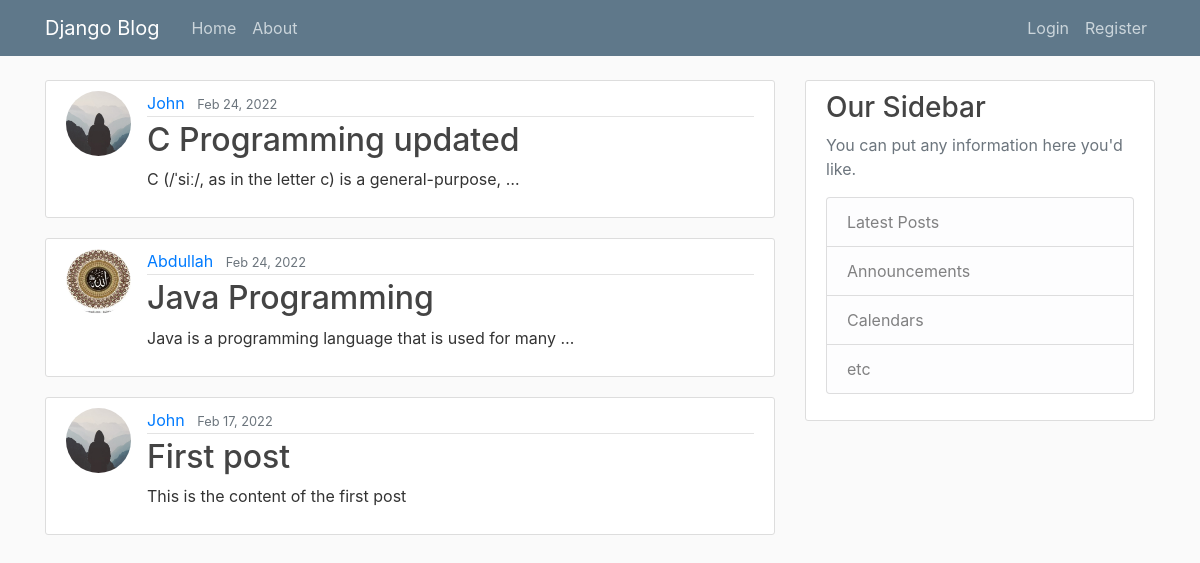
Before: / with the older database file.
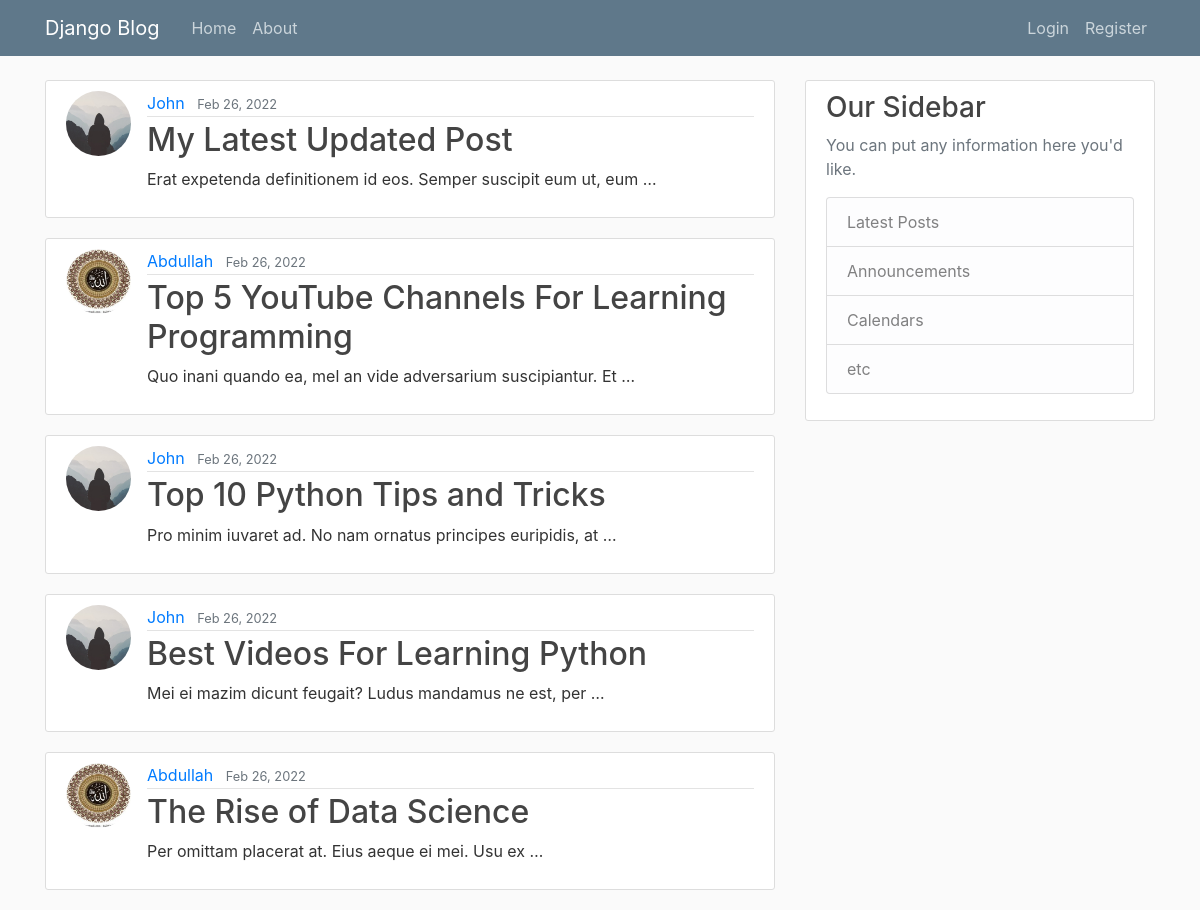
After: the same page with the newer database file.
### blog/models.py (models this page shows, shortened)
class Post(models.Model):
    title = models.CharField(max_length=100)
    content = models.TextField()
    date_posted = models.DateTimeField(default=timezone.now)
    author = models.ForeignKey(User, on_delete=models.CASCADE)
    def get_absolute_url(self):
        return reverse("blog-detail", kwargs={"pk": self.pk})

### users/models.py (models this page shows, shortened)
class Profile(models.Model):
    user = models.OneToOneField(User, on_delete=models.CASCADE)
    image = models.ImageField(default='default.jpg', upload_to='profile_pics')

### blog/views.py (the view)
# urls.py: path('', PostListView.as_view(), name='blog-home'),
class PostListView(ListView):
    model = Post
    template_name = "blog/home.html"
    context_object_name = 'posts'
    ordering = ['-date_posted']
    paginate_by = 5

### blog/templates/blog/home.html
{% extends "blog/base.html" %}
{% block content %}
{% for post in posts  %}
<article class="media content-section">
  <img class="rounded-circle article-img" src="{{ post.author.profile.image.url }}" alt="">
    <div class="media-body">
      <div class="article-metadata">
        <a class="mr-2" href="#">{{ post.author }}</a>
        <small class="text-muted">{{ post.date_posted|date:"M d, Y" }}</small>
      </div>
      <h2><a class="article-title" href="{{ post.get_absolute_url }}">{{ post.title }}</a></h2>
      <p class="article-content">{{ post.content|truncatewords:10 }}</p>
    </div>
  </article>
{% endfor %}
{% endblock content %}

Changed rows visible on the page:
no longer on this page (row unchanged): Post: author.profile.image (placeholder picture), author "John", date_posted "Feb 24, 2022", title "C Programming updated", content "C (/ˈsiː/, as in the letter c) is a general-purpose, …"
no longer on this page (row unchanged): Post: author.profile.image (picture), author "Abdullah", date_posted "Feb 24, 2022", title "Java Programming", content "Java is a programming language that is used for many …"
no longer on this page (row unchanged): Post: author.profile.image (placeholder picture), author "John", date_posted "Feb 17, 2022", title "First post", content "This is the content of the first post"
added Post: author.profile.image (placeholder picture), author "John", date_posted "Feb 26, 2022", title "My Latest Updated Post", content "Erat expetenda definitionem id eos. Semper suscipit eum ut, eum …"
added Post: author.profile.image (picture), author "Abdullah", date_posted "Feb 26, 2022", title "Top 5 YouTube Channels For Learning Programming", content "Quo inani quando ea, mel an vide adversarium suscipiantur. Et …"
added Post: author.profile.image (placeholder picture), author "John", date_posted "Feb 26, 2022", title "Top 10 Python Tips and Tricks", content "Pro minim iuvaret ad. No nam ornatus principes euripidis, at …"
added Post: author.profile.image (placeholder picture), author "John", date_posted "Feb 26, 2022", title "Best Videos For Learning Python", content "Mei ei mazim dicunt feugait? Ludus mandamus ne est, per …"
added Post: author.profile.image (picture), author "Abdullah", date_posted "Feb 26, 2022", title "The Rise of Data Science", content "Per omittam placerat at. Eius aeque ei mei. Usu ex …"
